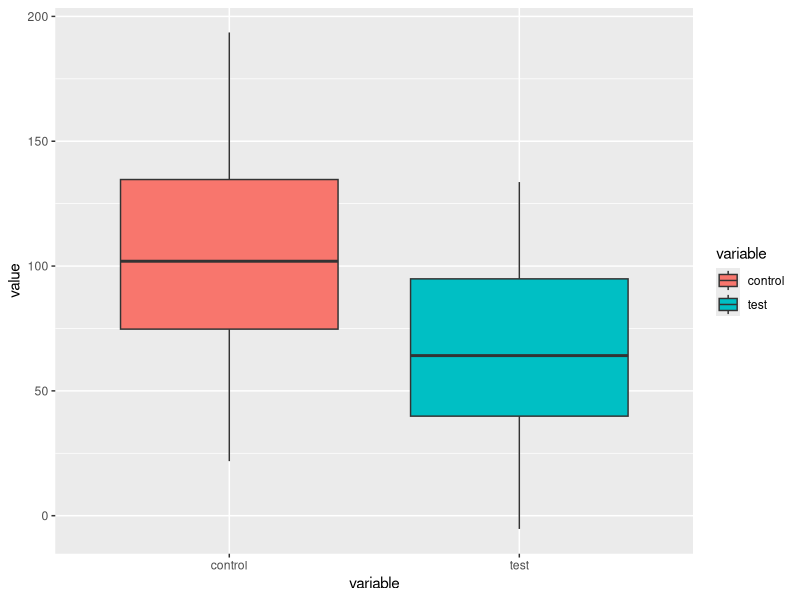

Write R code to recreate this figure.
## ---- chunk 1
dataCreated<- function(mean1=100,mean2=80,n1=40,n2=40,sd1=43,sd2=38){
  mydf <- data.frame(control=rnorm(mean = mean1, n=n1, sd=sd1), test=rnorm(mean=mean2, n=n2, sd=sd2))
  return(mydf)
}
myDF <-dataCreated(mean1=100)
head(myDF)
## ---- chunk 2
library(reshape2)
myDF2 <- melt(myDF)
ANOVA <- function(data=myDF2){
  myANOVA <- aov(value~variable, data=data)
  summary(myANOVA)
}
ANOVA(data=myDF2)
ANOVA()
myANOVA <- aov(value~variable, data=myDF2)
summary(myANOVA)
## ---- chunk 3
library(ggplot2)
ANOVAPlot <- function(data=myDF2){
  ggplot(data=data,aes(x=variable, y=value, fill=variable)) + geom_boxplot()
}
ANOVAPlot()
## ---- chunk 4
dataCreated<- function(mean1=100,mean2=200,n1=40,n2=40,sd1=43,sd2=38){
  mydf <- data.frame(control=rnorm(mean = mean1, n=n1, sd=sd1), test=rnorm(mean=mean2, n=n2, sd=sd2))
  return(mydf)
}
myDF <-dataCreated(mean1=100)
head(myDF)
myDF2 <- melt(myDF)
ANOVA <- function(data=myDF2){
  myANOVA <- aov(value~variable, data=data)
  summary(myANOVA)
}
ANOVA(data=myDF2)
ANOVA()
myANOVA <- aov(value~variable, data=myDF2)
summary(myANOVA)
## ---- chunk 5
dataCreated<- function(mean1=100,mean2=80,n1=25,n2=25,sd1=43,sd2=38){
  mydf <- data.frame(control=rnorm(mean = mean1, n=n1, sd=sd1), test=rnorm(mean=mean2, n=n2, sd=sd2))
  return(mydf)
}
myDF <-dataCreated(mean1=100)
head(myDF)
myDF2 <- melt(myDF)
ANOVA <- function(data=myDF2){
  myANOVA <- aov(value~variable, data=data)
  summary(myANOVA)
}
ANOVA(data=myDF2)
ANOVA()
myANOVA <- aov(value~variable, data=myDF2)
summary(myANOVA)
